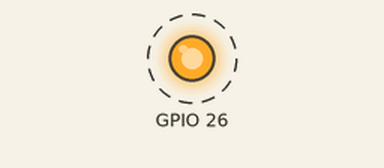
This program was run on a simulated Raspberry Pi (BCM pin numbers). On the bench: output pins drawn as LEDs (lit = HIGH). Dashed ring = blinking.

Above: at 0.2 s.
Timing chart, 0 to 3.0 s (numbered marks = the images above):
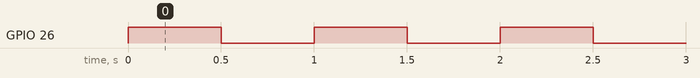

The program:

LED_Blinking.py
```python
#timeモジュールをインポート
import time

#RPi.GPIOモジュールをインポート
import RPi.GPIO as GPIO

# BCM(GPIO番号)で指定する設定
GPIO.setmode(GPIO.BCM)

# GPIO26を出力モード設定
GPIO.setup(26, GPIO.OUT)

while True:
  # GPIO26の出力を1にして、LED点灯
  GPIO.output(26, 1)

  # 0.5秒待つ
  time.sleep(0.5)

  # GPIO26の出力を0にして、LED消灯
  GPIO.output(26, 0)

  # 0.5秒待つ
  time.sleep(0.5)
```

Measured:
- by itself, GPIO 26: alternates HIGH for 0.50 s and LOW for 0.50 s
